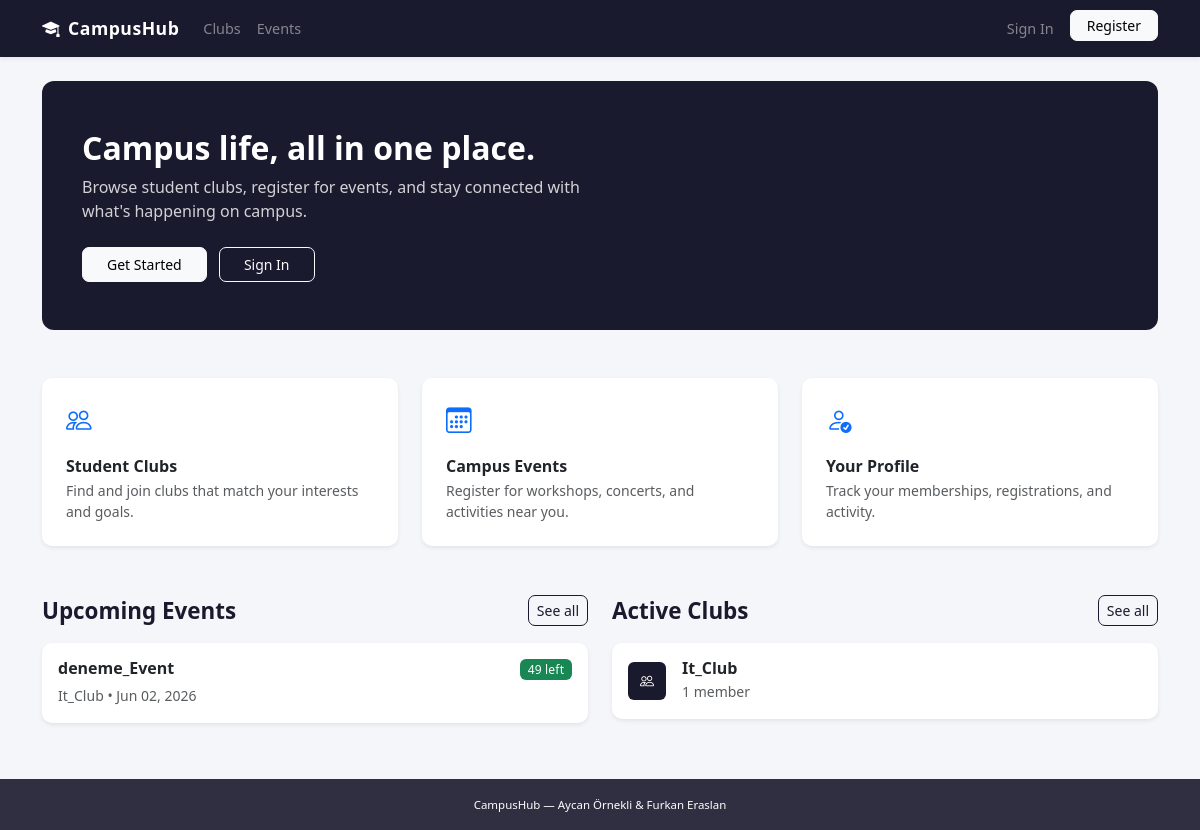
The page / on the database its author committed.
### events/models.py (models this page shows, shortened)
class Event(models.Model):
    title = models.CharField(max_length=200)
    description = models.TextField()
    club = models.ForeignKey(Club, on_delete=models.CASCADE, related_name='events')
    created_by = models.ForeignKey(
        settings.AUTH_USER_MODEL,
        on_delete=models.CASCADE,
        related_name='created_events'
    )
    location = models.CharField(max_length=300)
    date = models.DateTimeField()
    max_participants = models.PositiveIntegerField(default=50)
    created_at = models.DateTimeField(auto_now_add=True)
    updated_at = models.DateTimeField(auto_now=True)
    class Meta:
        ordering = ['date']
    def is_full(self):
        return self.registrations.count() >= self.max_participants
    def spots_left(self):
        return max(0, self.max_participants - self.registrations.count())

### clubs/models.py (models this page shows, shortened)
class Club(models.Model):
    STATUS_CHOICES = [
        ('pending', 'Pending Approval'),
        ('approved', 'Approved'),
        ('rejected', 'Rejected'),
    ]
    name = models.CharField(max_length=200, unique=True)
    description = models.TextField()
    logo = models.ImageField(upload_to='club_logos/', blank=True, null=True)
    manager = models.ForeignKey(
        settings.AUTH_USER_MODEL,
        on_delete=models.CASCADE,
        related_name='managed_clubs'
    )
    members = models.ManyToManyField(
        settings.AUTH_USER_MODEL,
        related_name='joined_clubs',
        blank=True
    )
    status = models.CharField(max_length=20, choices=STATUS_CHOICES, default='pending')
    created_at = models.DateTimeField(auto_now_add=True)
    updated_at = models.DateTimeField(auto_now=True)
    class Meta:
        ordering = ['-created_at']
    def member_count(self):
        return self.members.count()

### campus_project/urls.py (the view)
# urls.py: path('', home_view, name='home'),
def home_view(request):
    recent_events = Event.objects.filter(club__status='approved').order_by('date')[:6]
    approved_clubs = Club.objects.filter(status='approved')[:6]
    return render(request, 'home.html', {
        'recent_events': recent_events,
        'approved_clubs': approved_clubs,
    })

### templates/home.html (shortened to what this page needs)
{% extends 'base.html' %}
{% block content %}
<div class="hero-section mb-5">
  <h1 class="fw-bold mb-2" style="font-size:2rem;">Campus life, all in one place.</h1>
  <p class="mb-4" style="opacity:0.8;max-width:520px;">Browse student clubs, register for events, and stay connected with what's happening on campus.</p>
  {% if not user.is_authenticated %}
  <a href="{% url 'register' %}" class="btn btn-light me-2 px-4">Get Started</a>
  <a href="{% url 'login' %}" class="btn btn-outline-light px-4">Sign In</a>
  {% else %}
  <a href="{% url 'club_list' %}" class="btn btn-light me-2 px-4">Browse Clubs</a>
  <a href="{% url 'event_list' %}" class="btn btn-outline-light px-4">View Events</a>
  {% endif %}
</div>
<div class="row g-4 mb-5">
  <div class="col-md-4">
    <div class="card border-0 shadow-sm h-100 p-4">
      <i class="bi bi-people text-primary mb-3" style="font-size:1.6rem;"></i>
      <h6 class="fw-semibold mb-1">Student Clubs</h6>
      <p class="text-muted small mb-0">Find and join clubs that match your interests and goals.</p>
    </div>
  </div>
  <div class="col-md-4">
    <div class="card border-0 shadow-sm h-100 p-4">
      <i class="bi bi-calendar3 text-primary mb-3" style="font-size:1.6rem;"></i>
      <h6 class="fw-semibold mb-1">Campus Events</h6>
      <p class="text-muted small mb-0">Register for workshops, concerts, and activities near you.</p>
    </div>
  </div>
  <div class="col-md-4">
    <div class="card border-0 shadow-sm h-100 p-4">
      <i class="bi bi-person-check text-primary mb-3" style="font-size:1.6rem;"></i>
      <h6 class="fw-semibold mb-1">Your Profile</h6>
      <p class="text-muted small mb-0">Track your memberships, registrations, and activity.</p>
    </div>
  </div>
</div>
<div class="row g-4">
  <div class="col-lg-6">
    <div class="d-flex justify-content-between align-items-center mb-3">
      <span class="page-title">Upcoming Events</span>
      <a href="{% url 'event_list' %}" class="btn btn-sm btn-outline-primary">See all</a>
    </div>
    {% for event in recent_events %}
    <div class="card mb-2 border-0 shadow-sm">
      <div class="card-body py-3">
        <div class="d-flex justify-content-between align-items-start">
          <div>
            <h6 class="mb-1">
              <a href="{% url 'event_detail' event.pk %}" class="text-decoration-none text-dark fw-semibold">{{ event.title }}</a>
            </h6>
            <small class="text-muted">{{ event.club.name }} &bull; {{ event.date|date:"M d, Y" }}</small>
          </div>
          <span class="badge {% if event.is_full %}bg-danger{% else %}bg-success{% endif %} ms-2">
            {% if event.is_full %}Full{% else %}{{ event.spots_left }} left{% endif %}
          </span>
        </div>
      </div>
    </div>
    {% empty %}
    <p class="text-muted small">No upcoming events at the moment.</p>
    {% endfor %}
  </div>
  <div class="col-lg-6">
    <div class="d-flex justify-content-between align-items-center mb-3">
      <span class="page-title">Active Clubs</span>
      <a href="{% url 'club_list' %}" class="btn btn-sm btn-outline-primary">See all</a>
    </div>
    {% for club in approved_clubs %}
    <div class="card mb-2 border-0 shadow-sm">
      <div class="card-body py-3 d-flex align-items-center gap-3">
        {% if club.logo %}
        <img src="{{ club.logo.url }}" class="rounded" width="38" height="38" style="object-fit:cover;">
        {% else %}
        <div class="rounded d-flex align-items-center justify-content-center flex-shrink-0"
             style="width:38px;height:38px;background:#1a1a2e;">
          <i class="bi bi-people text-white small"></i>
        </div>
        {% endif %}
        <div>
          <h6 class="mb-0">
            <a href="{% url 'club_detail' club.pk %}" class="text-decoration-none text-dark fw-semibold">{{ club.name }}</a>
          </h6>
          <small class="text-muted">{{ club.member_count }} member{{ club.member_count|pluralize }}</small>
        </div>
      </div>
    </div>
    {% empty %}
    <p class="text-muted small">No clubs available yet.</p>
    {% endfor %}
  </div>
</div>
{% endblock %}

### static/css/style.css (style rules this page uses)
body { font-family: 'Segoe UI', system-ui, -apple-system, sans-serif; color: #1a1a2e; background-color: #f5f6fa; }
.card { border-radius: 10px; transition: box-shadow 0.18s ease; }
.btn { font-size: 0.875rem; font-weight: 500; border-radius: 7px; }
.btn-outline-primary { color: #1a1a2e; border-color: #1a1a2e; }
.hero-section { background-color: #1a1a2e; border-radius: 12px; padding: 3rem 2.5rem; color: #fff; }
.badge { font-weight: 500; letter-spacing: 0.2px; }
.page-title { font-size: 1.4rem; font-weight: 600; color: #1a1a2e; }

### rows shown on the page
Event: title "deneme_Event", club.name "It_Club", date "Jun 02, 2026", spots_left "49"
Club: name "It_Club", member_count "1"
